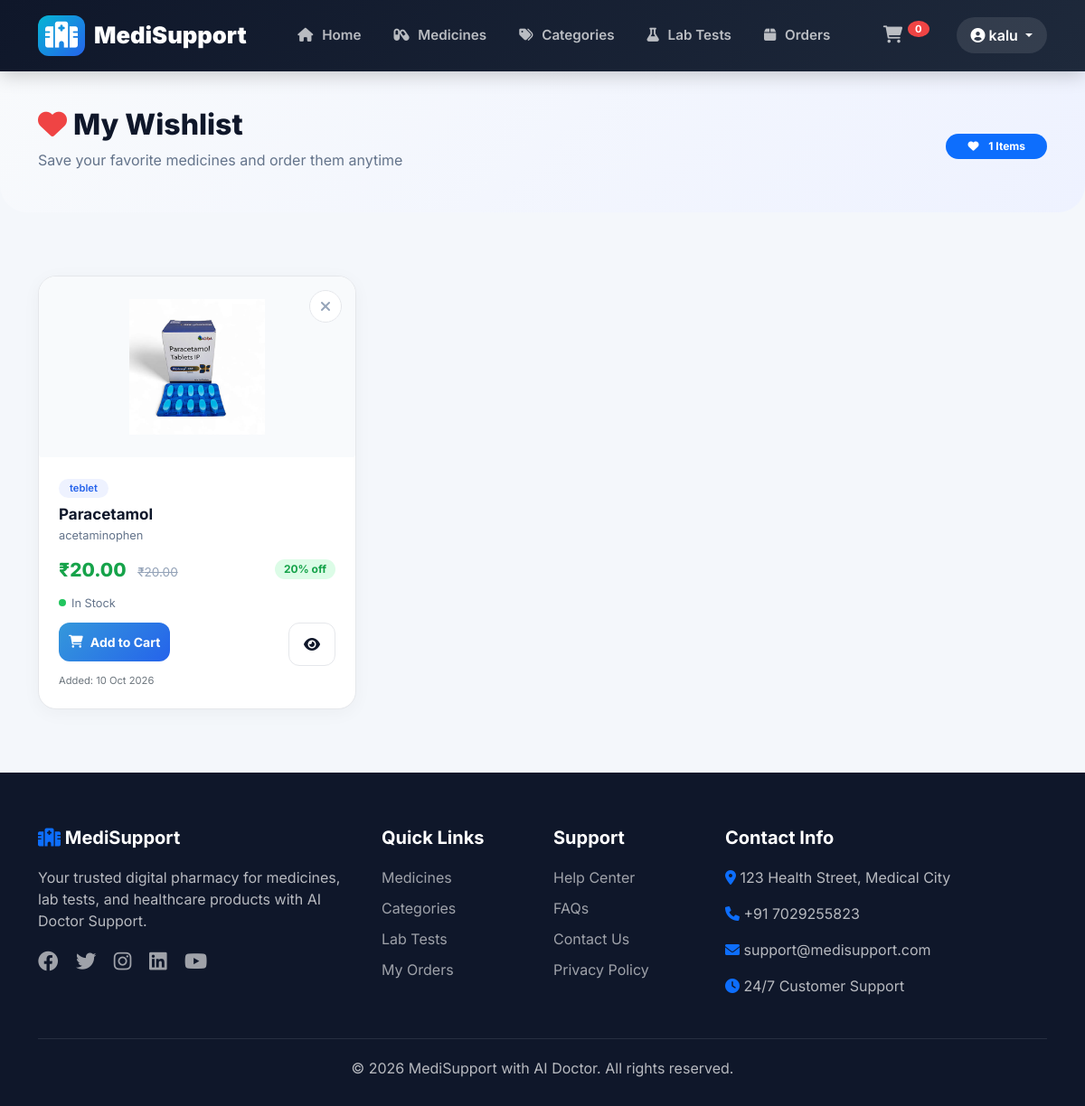
The app's page /wishlist/ (signed in) with its own data.
### store/models.py (models this page shows, shortened)
class UserWishlist(models.Model):
    user = models.ForeignKey(User, on_delete=models.CASCADE, related_name='wishlist')
    medicine = models.ForeignKey(Medicine, on_delete=models.CASCADE)
    added_date = models.DateTimeField(auto_now_add=True)
    class Meta:
        unique_together = ['user', 'medicine']

class Medicine(models.Model):
    TABLET = 'TAB'
    CAPSULE = 'CAP'
    SYRUP = 'SYR'
    INJECTION = 'INJ'
    CREAM = 'CRM'
    DROPS = 'DRP'
    OTHER = 'OTH'
    MEDICINE_TYPES = [
        (TABLET, 'Tablet'),
        (CAPSULE, 'Capsule'),
        (SYRUP, 'Syrup'),
        (INJECTION, 'Injection'),
        (CREAM, 'Cream'),
        (DROPS, 'Drops'),
        (OTHER, 'Other'),
    ]
    name = models.CharField(max_length=200)
    category = models.ForeignKey(Category, on_delete=models.CASCADE, related_name='medicines')
    medicine_type = models.CharField(max_length=3, choices=MEDICINE_TYPES, default=TABLET)
    generic_name = models.CharField(max_length=200, blank=True)
    manufacturer = models.CharField(max_length=200)
    composition = models.TextField(blank=True, help_text="Active ingredients and composition")
    purchase_price = models.DecimalField(max_digits=10, decimal_places=2)
    selling_price = models.DecimalField(max_digits=10, decimal_places=2)
    mrp = models.DecimalField(max_digits=10, decimal_places=2)
    discount_percentage = models.DecimalField(max_digits=5, decimal_places=2, default=0)
    quantity = models.IntegerField(default=0)
    reorder_level = models.IntegerField(default=10)
    batch_number = models.CharField(max_length=50)
    expiry_date = models.DateField()
    description = models.TextField(blank=True)
    image = models.ImageField(upload_to='medicines/', blank=True, null=True)
    prescription_required = models.BooleanField(default=False)
    is_active = models.BooleanField(default=True)
    created_at = models.DateTimeField(auto_now_add=True, null=True, blank=True)
    updated_at = models.DateTimeField(auto_now=True)
    class Meta:
        ordering = ['name']

class Category(models.Model):
    name = models.CharField(max_length=100)
    description = models.TextField(blank=True)
    created_at = models.DateTimeField(auto_now_add=True, null=True, blank=True)
    updated_at = models.DateTimeField(auto_now=True)
    class Meta:
        verbose_name_plural = "Categories"

### store/views.py (the view)
# urls.py: path('wishlist/', views.wishlist, name='wishlist'),
@login_required
def wishlist(request):
    wishlist_items = UserWishlist.objects.filter(
        user=request.user
    ).select_related('medicine', 'medicine__category')
    context = {
        'wishlist_items': wishlist_items,
    }
    return render(request, 'store/wishlist.html', context)

### store/templates/store/wishlist.html (shortened to what this page needs)
{% extends 'store/header.html' %}
{% load static %}
{% block content %}
<div class="wishlist-header">
    <div class="container">
        <div class="row align-items-center">
            <div class="col-lg-8">
                <h2><i class="fas fa-heart"></i> My Wishlist</h2>
                <p>Save your favorite medicines and order them anytime</p>
            </div>
            <div class="col-lg-4 text-lg-end">
                <span class="badge bg-primary rounded-pill px-4 py-2">
                    <i class="fas fa-heart me-2"></i> {{ wishlist_items.count }} Items
                </span>
            </div>
        </div>
    </div>
</div>
<div class="container">
    {% if wishlist_items %}
        <div class="wishlist-grid">
            {% for item in wishlist_items %}
                <div class="wishlist-card" id="wishlist-item-{{ item.id }}">
                    <div class="card-img">
                        {% if item.medicine.image %}
                            <img src="{{ item.medicine.image.url }}" alt="{{ item.medicine.name }}" loading="lazy">
                        {% else %}
                            <div class="placeholder">💊</div>
                        {% endif %}
                        <button class="remove-btn" onclick="removeFromWishlist({{ item.id }})" title="Remove from wishlist">
                            <i class="fas fa-times"></i>
                        </button>
                    </div>
                    <div class="card-body">
                        <span class="category-tag">{{ item.medicine.category.name }}</span>
                        <h5>{{ item.medicine.name }}</h5>
                        <p class="generic-name">{{ item.medicine.generic_name|default:'' }}</p>
                        <div class="price-section">
                            <div>
                                <span class="price">₹{{ item.medicine.selling_price }}</span>
                                <span class="mrp">₹{{ item.medicine.mrp }}</span>
                            </div>
                            {% if item.medicine.discount_percentage > 0 %}
                                <span class="discount-badge">{{ item.medicine.discount_percentage|floatformat:0 }}% off</span>
                            {% endif %}
                        </div>
                        <div class="stock-info">
                            {% if item.medicine.quantity > 10 %}
                                <span class="stock-dot in-stock"></span>
                                <span>In Stock</span>
                            {% elif item.medicine.quantity > 0 %}
                                <span class="stock-dot low-stock"></span>
                                <span>Only {{ item.medicine.quantity }} left</span>
                            {% else %}
                                <span class="stock-dot out-stock"></span>
                                <span style="color: #ef4444;">Out of Stock</span>
                            {% endif %}
                        </div>
                        <div class="btn-group">
                            <form method="post" action="{% url 'store:add_to_cart' item.medicine.id %}" style="flex: 1;">
                                <button type="submit" class="btn-add-cart {% if item.medicine.quantity == 0 %}out-of-stock{% endif %}"
                                        {% if item.medicine.quantity == 0 %}disabled{% endif %}>
                                    {% if item.medicine.quantity == 0 %}
                                        <i class="fas fa-times-circle"></i> Out of Stock
                                    {% else %}
                                        <i class="fas fa-shopping-cart"></i> Add to Cart
                                    {% endif %}
                                </button>
                            </form>
                            <a href="{% url 'store:medicine_detail' item.medicine.id %}" class="btn-view">
                                <i class="fas fa-eye"></i>
                            </a>
                        </div>
                        <div class="mt-2 text-muted" style="font-size: 0.7rem;">
                            Added: {{ item.added_date|date:"d M Y" }}
                        </div>
                    </div>
                </div>
            {% endfor %}
        </div>
    {% endif %}
</div>
<div style="height: 40px;"></div>
{% endblock %}

### store/templates/store/header.html (shortened to what this page needs)
<!DOCTYPE html>
{% load static %}
<html lang="en">
<head>
    <link rel="stylesheet" href="https://cdnjs.cloudflare.com/ajax/libs/font-awesome/6.4.0/css/all.min.css">
    <link href="https://cdn.jsdelivr.net/npm/bootstrap@5.1.3/dist/css/bootstrap.min.css" rel="stylesheet">
    <link rel="stylesheet" href="https://cdn.jsdelivr.net/npm/bootstrap-icons@1.8.1/font/bootstrap-icons.css">
    <link rel="stylesheet" href="https://cdnjs.cloudflare.com/ajax/libs/font-awesome/6.0.0/css/all.min.css">
    <link rel="stylesheet" href="{% static 'css/header.css' %}">
</head>
<body>
    <nav class="navbar navbar-expand-lg custom-navbar">
        <div class="container">
            <a class="navbar-brand" href="{% url 'store:home' %}">
                <i class="fas fa-hospital"></i>
                MediSupport
            </a>
            <div class="collapse navbar-collapse" id="mainNavbar">
                <ul class="navbar-nav mx-auto">
                    <li class="nav-item">
                        <a class="nav-link {% if request.path == '/' %}active{% endif %}" href="{% url 'store:home' %}">
                            <i class="fas fa-home"></i> Home
                        </a>
                    </li>
                    <li class="nav-item">
                        <a class="nav-link {% if 'medicines' in request.path %}active{% endif %}" href="{% url 'store:medicines' %}">
                            <i class="fas fa-capsules"></i> Medicines
                        </a>
                    </li>
                    <li class="nav-item">
                        <a class="nav-link {% if 'categories' in request.path %}active{% endif %}" href="{% url 'store:category_list' %}">
                            <i class="fas fa-tags"></i> Categories
                        </a>
                    </li>
                    <li class="nav-item">
                        <a class="nav-link {% if 'lab' in request.path %}active{% endif %}" href="{% url 'store:lab_tests' %}">
                            <i class="fas fa-flask"></i> Lab Tests
                        </a>
                    </li>
                    <li class="nav-item">
                        <a class="nav-link {% if 'orders' in request.path %}active{% endif %}" href="{% url 'store:my_orders' %}">
                            <i class="fas fa-box"></i> Orders
                        </a>
                    </li>
                </ul>
                <div class="d-flex align-items-center gap-2">
                    <a href="{% url 'store:view_cart' %}" class="nav-link position-relative">
                        <span class="cart-badge">{{ cart_count|default:0 }}</span>
                    </a>
                    {% if user.is_authenticated %}
                        <div class="dropdown user-dropdown">
                            <button class="btn dropdown-toggle" type="button" data-bs-toggle="dropdown">
                                <i class="fas fa-user-circle"></i> {{ user.username }}
                            </button>
                        </div>
                    {% endif %}
                </div>
            </div>
        </div>
    </nav>
    {% block content %}{% endblock %}
    <footer class="custom-footer">
        <div class="container">
            <div class="row g-4">
                <div class="col-lg-4">
                    <h5><i class="fas fa-hospital text-primary"></i> MediSupport</h5>
                    <p>Your trusted digital pharmacy for medicines, lab tests, and healthcare products with AI Doctor Support.</p>
                    <div class="social-links mt-3">
                        <a href="#"><i class="fab fa-facebook"></i></a>
                        <a href="#"><i class="fab fa-twitter"></i></a>
                        <a href="#"><i class="fab fa-instagram"></i></a>
                        <a href="#"><i class="fab fa-linkedin"></i></a>
                        <a href="#"><i class="fab fa-youtube"></i></a>
                    </div>
                </div>
                <div class="col-lg-2">
                    <h5>Quick Links</h5>
                    <a href="{% url 'store:medicines' %}">Medicines</a>
                    <a href="{% url 'store:category_list' %}">Categories</a>
                    <a href="{% url 'store:lab_tests' %}">Lab Tests</a>
                    <a href="{% url 'store:my_orders' %}">My Orders</a>
                </div>
                <div class="col-lg-2">
                    <h5>Support</h5>
                    <a href="#">Help Center</a>
                    <a href="#">FAQs</a>
                    <a href="#">Contact Us</a>
                    <a href="#">Privacy Policy</a>
                </div>
                <div class="col-lg-4">
                    <h5>Contact Info</h5>
                    <p><i class="fas fa-map-marker-alt text-primary"></i> 123 Health Street, Medical City</p>
                    <p><i class="fas fa-phone text-primary"></i> +91 7029255823</p>
                    <p><i class="fas fa-envelope text-primary"></i> support@medisupport.com</p>
                    <p><i class="fas fa-clock text-primary"></i> 24/7 Customer Support</p>
                </div>
            </div>
            <div class="footer-bottom">
                <p class="mb-0">&copy; {% now "Y" %} MediSupport with AI Doctor. All rights reserved.</p>
            </div>
        </div>
    </footer>
</body>
</html>

### store/static/css/header.css (style rules this page uses)
* { margin: 0; padding: 0; box-sizing: border-box; }
body { font-family: 'Inter', sans-serif; background: #f4f7fb; min-height: 100vh; display: flex; flex-direction: column; }
.custom-navbar { background: linear-gradient(135deg, #0f172a 0%, #1e293b 100%); padding: 12px 0; box-shadow: 0 4px 20px rgba(0,0,0,0.2); position: sticky; top: 0; z-index: 1050; }
.custom-navbar .navbar-brand { font-weight: 900; font-size: 1.6rem; color: white; display: flex; align-items: center; gap: 10px; }
.custom-navbar .navbar-brand i { background: linear-gradient(135deg, #06b6d4, #2563eb); padding: 8px; border-radius: 12px; font-size: 1.8rem; }
.custom-navbar .nav-link { color: rgba(255,255,255,0.7) !important; font-weight: 600; padding: 10px 18px !important; border-radius: 10px; transition: all 0.3s; font-size: 0.95rem; }
.custom-navbar .nav-link i { margin-right: 6px; }
.cart-badge { background: #ef4444; color: white; border-radius: 50%; padding: 2px 8px; font-size: 0.7rem; font-weight: 700; position: relative; top: -8px; left: -4px; }
.user-dropdown .dropdown-toggle { background: rgba(255,255,255,0.1); border: none; color: white; padding: 8px 16px; border-radius: 30px; font-weight: 600; }
.custom-footer { background: #0f172a; color: rgba(255,255,255,0.7); padding: 60px 0 30px; margin-top: auto; }
.custom-footer h5 { color: white; font-weight: 700; margin-bottom: 20px; }
.custom-footer a { color: rgba(255,255,255,0.6); text-decoration: none; transition: all 0.3s; display: block; margin-bottom: 10px; }
.custom-footer .social-links a { display: inline-block; margin-right: 15px; font-size: 1.4rem; }
.custom-footer .footer-bottom { border-top: 1px solid rgba(255,255,255,0.1); padding-top: 20px; margin-top: 30px; text-align: center; }

### records on screen
UserWishlist: medicine.image (picture), medicine.category.name "teblet", medicine.name "Paracetamol", medicine.generic_name "acetaminophen", medicine.selling_price "20.00", medicine.mrp "20.00", medicine.discount_percentage "20", shows "In Stock", shows "Add to Cart", added_date "10 Oct 2026"

### other values on screen
{{ cart_count|default:0 }} "0"
{{ user.username }} "kalu"
{{ wishlist_items.count }} "1"
